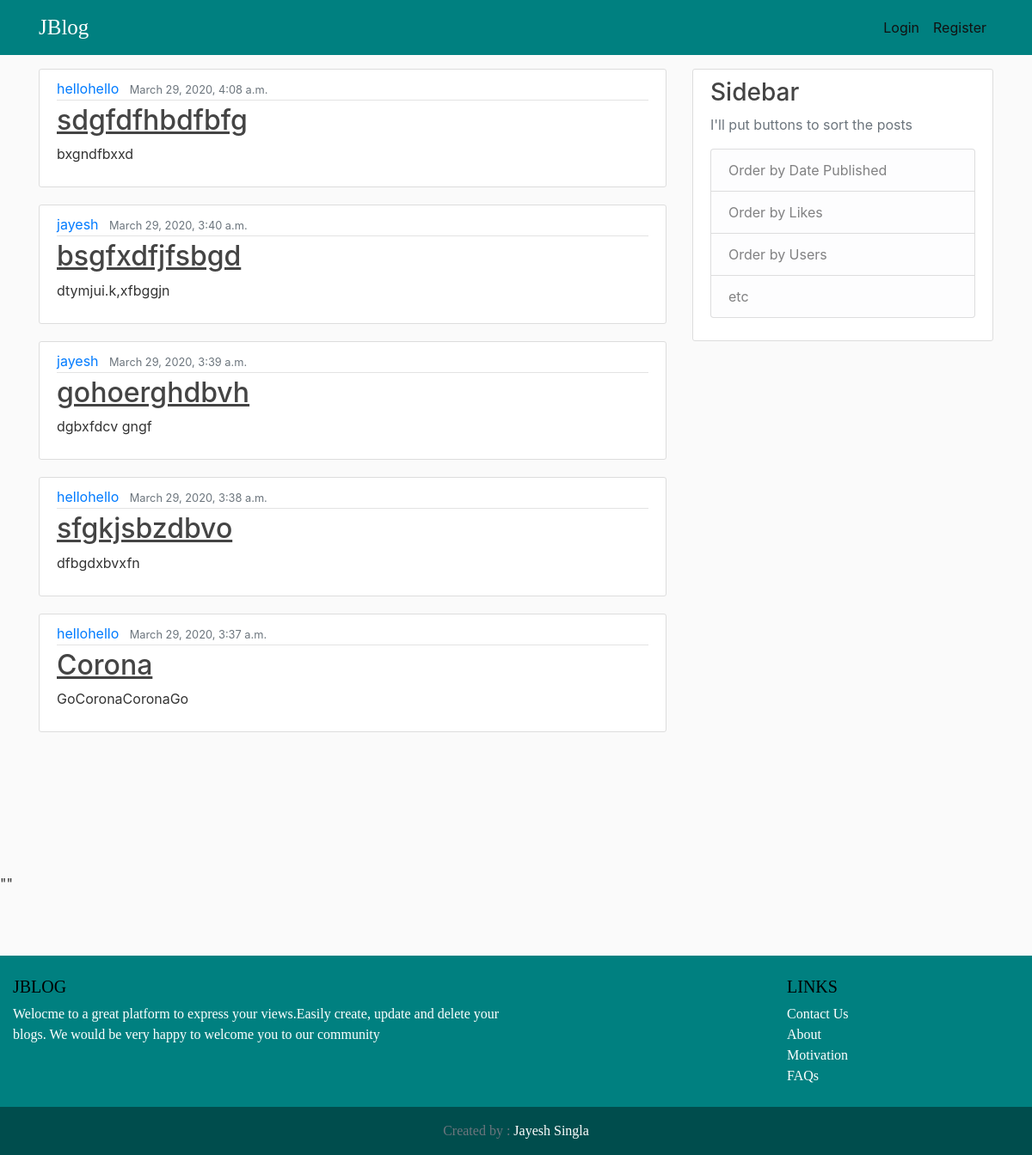
Page /blog/home/ on the committed database.
### blog/models.py (models this page shows, shortened)
class Post(models.Model):
	user=models.ForeignKey(User,on_delete=models.CASCADE)
	title=models.CharField(max_length=100)
	content=models.TextField(max_length=1000)
	likes=models.IntegerField(default=0)
	pub_date=models.DateTimeField(default=timezone.now)

### blog/views.py (the view)
# urls.py: 2. Add a URL to urlpatterns:  path('', views.home, name='home')
def home(request):
	return HttpResponse(render(request,"blog/home.html",{"post_list":Post.objects.order_by("-pub_date")}))

### blog/templates/blog/home.html
{% extends "blog/base.html" %}
  {% block navi %}
  {% if user.is_authenticated%}
  <a class="nav-item nav-link" href="{%url 'dashboard'  %}"><span class="glyphicon glyphicon-user"></span>Dashboard</a>
  <a class="nav-item nav-link" href="{%url 'logout'%}">Logout</a>
  {%else%}
  <a class="nav-item nav-link" href="{%url 'login'%}">Login</a>
          <a class="nav-item nav-link" href="{%url 'register'%}">Register</a>
  {%endif%}
  {%endblock%}
 {%block body%}
 	{%if post_list%}
 	{%for post in post_list%}
 <article class="media content-section">
          <div class="media-body">
            <div class="article-metadata">
              <a class="mr-2" href="#">{{ post.user.username }}</a>
              <small class="text-muted">{{ post.pub_date }}</small>
            </div>
            <h2><a class="article-title" href="{%url 'detail' post.id%}"><u>{{ post.title }}</u></a></h2>
            <p class="article-content">{{ post.content }}</p>
          </div></article>
 	{%endfor%}
  {%else%}
     <article class="media content-section">
          <div class="media-body">
            <h1><center>No posts yet</center></h1>
          </div></article>
 	{%endif%}
 {%endblock%}

### blog/templates/blog/base.html (shortened to what this page needs)
{% load static %}
<!DOCTYPE html>
<html>
<head>
    <link rel="stylesheet" href="https://maxcdn.bootstrapcdn.com/bootstrap/4.0.0/css/bootstrap.min.css">
    <link rel="stylesheet" type="text/css" href="{% static 'blog/blog.css' %}">
</head>
<body>
    <header class="site-header">
      <nav class="navbar navbar-expand-md navbar-dark bg-steel fixed-top">
        <div class="container">
          <a class="navbar-brand mr-4" href="{% url 'blog-home' %}">JBlog</a>
          <div class="collapse navbar-collapse" id="navbarToggle">
            <div class="navbar-nav">
              {%block navi%}{%endblock%}
            </div>
          </div>
        </div>
      </nav>
    </header>
    <div class="container">
      <div class="row">
        <div class="col-md-8">
          {% block body %}{% endblock %}
        </div>
        <div class="col-md-4">
          <div class="content-section">
            <h3>Sidebar</h3>
            <p class='text-muted'>I'll put buttons to sort the posts
              <ul class="list-group">
                <li class="list-group-item list-group-item-light">Order by Date Published</li>
                <li class="list-group-item list-group-item-light">Order by Likes</li>
                <li class="list-group-item list-group-item-light">Order by Users</li>
                <li class="list-group-item list-group-item-light">etc</li>
              </ul>
            </p>
          </div>
        </div>
      </div>
    </div>
</body>
<br>
<br>
<br>
<br>
<br>
<br>""
<br><br><br><br>
<footer class="page-footer font-small blue pt-4" style="background-color: teal; color:white ; font-family: 'Brush Script MT';">
  <div class="container-fluid text-center text-md-left">
    <div class="row">
      <div class="col-md-6 mt-md-0 mt-3">
        <h5 class="text-uppercase" style="color: black;">Jblog</h5>
        <p>Welocme to a great platform to express your views.Easily create, update and delete your blogs. We would be very happy to welcome you to our community</p>
      </div>
     <div class="col-md-3">
     </div>
      <div class="col-md-3 mb-md-0 mb-3">
        <h5 class="text-uppercase" style="color:black;">Links</h5>
        <ul class="list-unstyled">
          <li>
            <a href="#!" style="color:white">Contact Us</a>
          </li>
          <li>
            <a href="#!" style="color:white">About</a>
          </li>
          <li>
            <a href="#!" style="color:white">Motivation</a>
          </li>
          <li>
            <a href="#!" style="color:white">FAQs</a>
          </li>
        </ul>
      </div>
    </div>
  </div>
<br>
  <div class="footer-copyright text-center py-3 text-muted" style="background-color: #004d4d ;color: white; ">Created by :
    <a href="#" style="color: white;"> Jayesh Singla</a>
  </div>
</footer>
</html>

### blog/static/blog/blog.css (style rules this page uses)
body { background: #fafafa; color: #333333; margin-top: 5rem; }
h1, h2, h3, h4, h5, h6 { color: #444444; }
ul { margin: 0; }
.bg-steel { background-color: teal; }
.site-header .navbar-nav .nav-link { color: #111111; }
.content-section { background: #ffffff; padding: 10px 20px; border: 1px solid #dddddd; border-radius: 3px; margin-bottom: 20px; }
.article-title { color: #444444; }
.article-content { white-space: pre-line; }
.article-metadata { padding-bottom: 1px; margin-bottom: 4px; border-bottom: 1px solid #e3e3e3 }
a.navbar-brand { font-family: "Brush Script MT"; font-size:25px; }

### rows in the picture
Post: user.username "hellohello", pub_date "March 29, 2020, 4:08 a.m.", title "sdgfdfhbdfbfg", content "bxgndfbxxd"
Post: user.username "jayesh", pub_date "March 29, 2020, 3:40 a.m.", title "bsgfxdfjfsbgd", content "dtymjui.k,xfbggjn"
Post: user.username "jayesh", pub_date "March 29, 2020, 3:39 a.m.", title "gohoerghdbvh", content "dgbxfdcv gngf"
Post: user.username "hellohello", pub_date "March 29, 2020, 3:38 a.m.", title "sfgkjsbzdbvo", content "dfbgdxbvxfn"
Post: user.username "hellohello", pub_date "March 29, 2020, 3:37 a.m.", title "Corona", content "GoCoronaCoronaGo"
